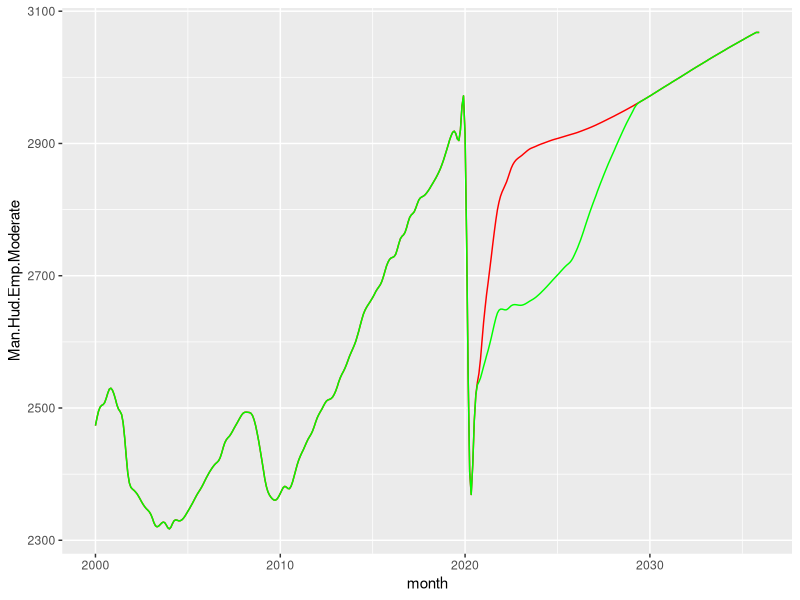

Recreate this plot in R. (Note: this script raises an error after producing the figure.)
## ---- chunk 1
knitr::opts_chunk$set(echo = FALSE, include = TRUE, message = FALSE, warning = FALSE, tidy.opts=list(width.cutoff=60),tidy=TRUE) # Echo is the code and include is the output  
## ---- chunk 2
setwd("~/Dropbox/Work and research/Port Authority/pathforecast")

cat("\014") # clear the console 
rm(list=ls()) 
options(scipen=999) 

library(broom) 
library(knitr) 
library(zoo) 
library(reshape2) 
library(forecast) 
library(tseries) 
library(dplyr) 
library(lubridate) 
library(doBy) 
library(mice) 
library(lmtest) 
library(tidyr) 
library(stringr) 
library(ggplot2) 
library(scales) 
library(openxlsx) 
library(writexl)
library(formatR) 
library(stats) 

start = "2004-01-01" 
## ---- chunk 3
end = "2020-02-01" 
end_and_one = "2020-03-01" 
end_cpi = "2020-07-01" 
## ---- chunk 4
extra = as.Date(end_and_one)-as.Date(end) 
future = "2035-12-31" 

elapsed_months <- function(end_date, start_date) {
  ed <- as.POSIXlt(end_date) 
  sd <- as.POSIXlt(start_date) 
  12 * (ed$year - sd$year) + (ed$mon - sd$mon) 
}
horizon = elapsed_months(future,start)+1 
forec_horizon = elapsed_months(future,end) 
## ---- chunk 5
# Import quarterly variables and convert quarterly to monthly. 
jobs = read.csv("./input data/econ_vars_quar 2020_08.csv") 

jobs1 = jobs#[complete.cases(jobs),] # IF QUARTERS ARE 'AVERAGE' OF RELEVANT THREE MONTHS (define 'average' later) 

jobs1$Month = as.Date(jobs1$Month, "%m/%d/%y") 

jobs1 = read.zoo(jobs1) # Converts the data frame to a time series matrix 

tt = as.yearmon(seq(start(jobs1), end(jobs1), "month")) # Makes months, different format

zm = as.data.frame(na.spline(jobs1, as.yearmon, xout = tt)) 
zm$month = seq(as.Date("2000/1/1"), as.Date("2040/10/01"), by="month") # Add date 

zm2 = subset(zm,zm$month=="2040-10-01") 
zm3 = subset(zm,zm$month=="2040-10-01") 
zm2$month="2040-11-01" 
zm3$month="2040-12-01" 
zm=rbind(zm,zm2) 
zm=rbind(zm,zm3) 

zm = zm[order(as.Date(zm$month, format="%Y-%m-%d")),] 

econ_month = zm 
names(econ_month) = tolower(names(econ_month)) 
## ---- chunk 6
# Save economic monthly variables as: 
write.csv(econ_month,"./input data/econ_vars_months 2020_08.csv") 
## ---- chunk 7
rm(jobs,jobs1,tt,zm,zm2,zm3) 
## ---- chunk 8
econ_county_august = read.csv("./_misc/county_monthly_202008.csv") 
econ_county_august$month = as.Date(econ_county_august$X,format= "%m/%d/%y") 
econ_county_august$X = NULL 
econ_county_august = subset(econ_county_august,econ_county_august$month >= "2000-01-01" & econ_county_august$month <= "2035-12-31") 
econ_county_august = econ_county_august[c("month","Man.Hud.Emp.Moderate","Man.Hud.Emp.Protracted")] 
## ---- chunk 9
econ_month = merge(econ_month,econ_county_august) 
## ---- chunk 10
path = read.csv("./input data/PATH_PaxCounts_2000-2009+2010-2020Apr.csv") 
path$month = as.Date(paste(path$year,str_pad(path$month, 2, pad = "0"),"01",sep="-"))
path$year = NULL 
## ---- chunk 11
# Other data 
days = read.csv("./input data/dates_dummies.csv") 
days$month = as.Date(days$month, "%m/%d/%y") 

fare = read.csv("./input data/fare_nominal.csv") 
fare$month = as.Date(fare$month, "%m/%d/%y") 

# Merge 
path = merge(days,path, all.x = TRUE)#,by="month") 
path = merge(path,fare)#,by="month") 
path = merge(path,econ_month) 
## ---- chunk 12
ggplot(econ_month, aes(month)) +                    # basic graphical object
  geom_line(aes(y=Man.Hud.Emp.Moderate), colour="red") +  # first layer
  geom_line(aes(y=Man.Hud.Emp.Protracted), colour="green")  # second layer
## ---- chunk 13
path$cpi_base = path[path$month==end, "cpi_2020_08"] 
summary(path$cpi_base)
path$real_farefare = ifelse(path$month <= end, path$fare_nominal * path$cpi_base / path$cpi_2020_08, max(path$fare_nominal)) 
path$cpi_base = NULL 
## ---- chunk 14
before = subset(path, path$month<=end & path$month>="2004-01-01") #before = head(path, 218)
after = subset(path, path$month>end) #after = tail(path, 250) 
## ---- chunk 15
### WEEKDAYS 
oldreg=as.matrix(data.frame(before$Man.Hud.Emp.Moderate,                       
                            before$dummy_2,  before$dummy_3,  before$dummy_4, 
                            before$dummy_5, before$dummy_6, before$dummy_7, 
                            before$dummy_8, before$dummy_9, 
                            before$dummy_10, before$dummy_11, before$dummy_12, 
                            before$dum_911_base, before$supersandy,  before$real_farefare)) 
newreg=as.matrix(data.frame(after$Man.Hud.Emp.Moderate, 
                            after$dummy_2, after$dummy_3, after$dummy_4, after$dummy_5,  
                            after$dummy_6, after$dummy_7,  after$dummy_8,  after$dummy_9,  
                            after$dummy_10, after$dummy_11, after$dummy_12,
                            after$dum_911_base, after$supersandy, after$real_farefare))

### SATURDAY & SUNDAY 
oldregsat=as.matrix(data.frame(before$pop_hudson, 
                            before$dummy_2, before$dummy_3, before$dummy_4, before$dummy_5,
                            before$dummy_6, before$dummy_7, before$dummy_8, before$dummy_9,                             before$dummy_10, before$dummy_11, before$dummy_12, 
                            before$dum_911_base, 
                            before$supersandy, before$end_close, before$real_farefare))
newregsat=as.matrix(data.frame(after$pop_hudson,  
                            after$dummy_2, after$dummy_3, after$dummy_4, after$dummy_5, 
                            after$dummy_6, after$dummy_7, after$dummy_8, after$dummy_9, 
                            after$dummy_10, after$dummy_11, after$dummy_12, 
                            after$dum_911_base, 
                            after$supersandy, after$end_close, after$real_farefare))
## ---- chunk 16
#Code for scenarios
oldreg_pess = as.matrix(data.frame(before$Man.Hud.Emp.Protracted,                       
                            before$dummy_2,  before$dummy_3,  before$dummy_4, 
                            before$dummy_5, before$dummy_6, before$dummy_7, 
                            before$dummy_8, before$dummy_9, 
                            before$dummy_10, before$dummy_11, before$dummy_12, 
                            before$dum_911_base, before$supersandy,  before$real_farefare)) 
newreg_pess=as.matrix(data.frame(after$Man.Hud.Emp.Protracted, 
                            after$dummy_2, after$dummy_3, after$dummy_4, after$dummy_5,  
                            after$dummy_6, after$dummy_7,  after$dummy_8,  after$dummy_9,  
                            after$dummy_10, after$dummy_11, after$dummy_12,
                            after$dum_911_base, after$supersandy, after$real_farefare))
## ---- chunk 17
fit = arima(ts(before$avg_wkdayholminor_tstile),xreg = oldreg, order=c(0,0,1), include.mean=T)
## ---- chunk 18
fitsat = arima(ts(before$avg_satholmajor_tstile),xreg=oldregsat,order=c(1,1,0))
## ---- chunk 19
fitsun = arima(ts(before$avg_sun_tstile),xreg=oldregsat,order=c(1,1,1))
## ---- chunk 20
#Scenarios
fit_pess = arima(ts(before$avg_wkdayholminor_tstile),xreg = oldreg_pess, order=c(0,0,1), include.mean=T) 
## ---- chunk 21
pathpredict = predict(fit, n.ahead=forec_horizon, newxreg=newreg) # level=95 #interval = "prediction", conf.level=.9) 
pathpredictsat = predict(fitsat, n.ahead=forec_horizon, newxreg=newregsat) 
pathpredictsun = predict(fitsun, n.ahead=forec_horizon, newxreg=newregsat) 
pathpredict_pess = predict(fit_pess, n.ahead=forec_horizon, newxreg=newreg_pess) 
## ---- chunk 22
pathpredict_by_month = as.data.frame(cbind(pathpredict$pred,pathpredictsat$pred,pathpredictsun$pred,pathpredict_pess$pred)); names(pathpredict_by_month) = c("avg_wkdayholminor_tstile","avg_satholmajor_tstile","avg_sun_tstile","pess_wkdayholminor") 
pathpredict_by_month$month = seq(as.Date(end)+extra,as.Date(future),by="mon") 
## ---- chunk 23
# Add old data back to the pile. Limit it to data from the current year. 
before_mini = subset(before,year(before$month)>=2020 & before$month<=end) 
before_mini = before_mini %>% select(avg_wkdayholminor_tstile, avg_satholmajor_tstile, avg_sun_tstile, month)
before_mini$pess_wkdayholminor = before_mini$avg_wkdayholminor_tstile
pathpredict_by_month = rbind(pathpredict_by_month, before_mini) 
## ---- chunk 24
# Now multiply by number of days per month ... 
pathpredict_by_month = merge(pathpredict_by_month,days) 
pathpredict_by_month$sum_wkdayholminor = pathpredict_by_month$avg_wkdayholminor_tstile*pathpredict_by_month$num_wkdayholminor
pathpredict_by_month$sum_satholmajor = pathpredict_by_month$avg_satholmajor_tstile*pathpredict_by_month$num_satholmajor
pathpredict_by_month$sum_sun = pathpredict_by_month$avg_sun_tstile*pathpredict_by_month$num_sun
pathpredict_by_month$sum_wkday_pess =  pathpredict_by_month$pess_wkdayholminor*pathpredict_by_month$num_wkdayholminor
## ---- chunk 25
# Annual 
pathpredict_by_month$year = year(pathpredict_by_month$month) 
pathpredict_year = summaryBy(sum_wkdayholminor + sum_satholmajor + sum_sun + sum_wkday_pess ~ year, data = pathpredict_by_month, FUN = sum); names(pathpredict_year) = c("year","base_wkday", "saturday", "sunday","pess_wkday") 
pathpredict_year$base_total = pathpredict_year$base_wkday + pathpredict_year$saturday + pathpredict_year$sunday 
pathpredict_year$pess_total = pathpredict_year$pess_wkday + pathpredict_year$saturday + pathpredict_year$sunday 
pathpredict_by_month$year = NULL 
## ---- chunk 26
pathpredict_year = pathpredict_year[c(1,2,3,4,6,5,7)] 
#pathpredict_year = pathpredict_year[c(1,2,3,4,7,5,8,6,9)]
## ---- chunk 27
out1 = tidy(fit) 
out2 = glance(fit) 
out2.5 = accuracy(fit) 
out3 = tidy(fitsat) 
out4 = glance(fitsat)
out4.5 = accuracy(fitsat) 
out5 = tidy(fitsun) 
out6 = glance(fitsun) 
out6.5 = accuracy(fitsun) 
## ---- chunk 28
resids = as.data.frame(cbind(as.vector(resid(fit)),as.vector(resid(fitsat)),as.vector(resid(fitsun)))); names(resids) = c("Weekday_residuals", "Saturday_residuals", "Sunday_residuals")
## ---- chunk 29
pathpredict_by_month$weekdays = NULL 
pathpredict_by_month$saturdays = NULL 
pathpredict_by_month$sundays = NULL 
pathpredict_by_month$year = NULL 
## ---- chunk 30
sheets = list(Data = path, Monthly_Output = pathpredict_by_month, Annual_Output = pathpredict_year, Residuals = resids)  
write_xlsx(sheets, "./output data/Output Scenarios 2020-08 PROTRACTED.xlsx") # This exports and names the file. 
## ---- chunk 31
kable(out1,caption="Weekday Coefficients") 
kable(out2,caption="Weekday Diagnostics")
kable(out2.5,caption="Weekday Additional Diagnostics")
## ---- chunk 32
kable(out3,caption="Saturday Coefficients") 
kable(out4,caption="Saturday Diagnostics")
kable(out4.5,caption="Saturday Additional Diagnostics")
## ---- chunk 33
kable(out5,caption="Sunday Coefficients") 
kable(out6,caption="Sunday Diagnostics")
kable(out6.5,caption="Sunday Additional Diagnostics")
## ---- chunk 34
# plot the first curve by calling plot() function
# First curve is plotted
{plot(econ_month$month,econ_month$man_hud, type="o", col="blue", pch="o", lty=1, ylim=c(1500,4500), ylab="Man+Hud Employment")
points(econ_month$month,econ_month$Man.Hud.Emp.Moderate, col="red", pch="*")
points(econ_month$month,econ_month$Man.Hud.Emp.Protracted, col="red", pch="*")}
#lines(econ_month$month,econ_month$Man.Hud.Emp.Moderate, col="red",lty=2)
